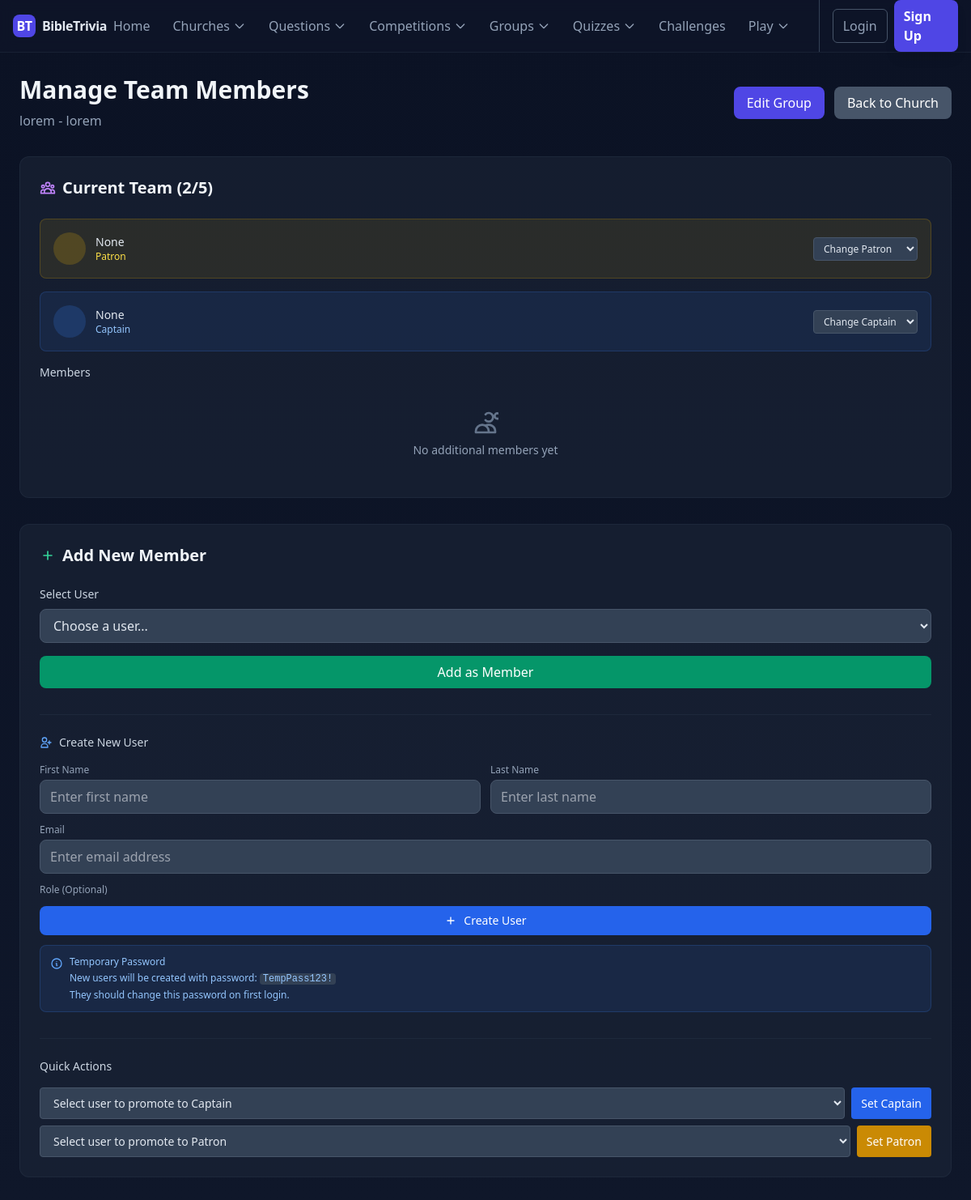
The page /groups/2/members/ on the database its author committed.
### home/models.py (models this page shows, shortened)
class TimeStampedModel(models.Model):
    created_at = models.DateTimeField(auto_now_add=True)
    updated_at = models.DateTimeField(auto_now=True)
    class Meta:
        abstract = True

class TriviaGroup(TimeStampedModel):
    category = [
        ('Adults', 'Adults'),
        ('Youth', 'Youth'),
        ('Children', 'Children'),
        ('Senior', 'Senior'),
        ('Junior', 'Junior'),
        ('Teens', 'Teens'),
    ]
    uuid = models.UUIDField(default=uuid.uuid4, unique=True, editable=False)
    name = models.CharField(max_length=255)
    slug = models.SlugField(max_length=255, unique=True, blank=True)
    category = models.CharField(max_length=20, choices=category)
    church = models.ForeignKey(
        Church,
        on_delete=models.CASCADE,
        related_name='trivia_groups'
    )
    description = models.TextField(blank=True, null=True)
    max_members = models.PositiveIntegerField(default=5)
    is_active = models.BooleanField(default=True)
    patron = models.ForeignKey(settings.AUTH_USER_MODEL, on_delete=models.CASCADE, related_name='patroned_groups')
    captain = models.ForeignKey(settings.AUTH_USER_MODEL, on_delete=models.CASCADE, related_name='captained_groups')
    members = models.ManyToManyField(settings.AUTH_USER_MODEL, related_name='trivia_groups')
    total_competitions = models.PositiveIntegerField(default=0)
    wins = models.PositiveIntegerField(default=0)
    total_points = models.PositiveIntegerField(default=0)
    average_score = models.DecimalField(max_digits=5, decimal_places=2, default=0.00)
    class Meta:
        ordering = ['church__name', 'name']
        unique_together = ['church', 'name']
        indexes = [
            models.Index(fields=["slug"]),
            models.Index(fields=["church", "is_active"]),
            models.Index(fields=["category"]),
        ]
        verbose_name = "Trivia Group"
        verbose_name_plural = "Trivia Groups"

class Church(TimeStampedModel):
    uuid = models.UUIDField(default=uuid.uuid4,unique=True, editable=False)
    name = models.CharField(max_length=255, unique=True)
    slug = models.SlugField(max_length=255, unique=True, blank=True)
    category = models.ForeignKey(
        ChurchCategory,
        on_delete=models.PROTECT,
        related_name='churches'
    )
    address = models.CharField(max_length=255, blank=True)
    city = models.CharField(max_length=100, blank=True)
    location = models.CharField(max_length=100, blank=True)
    country = models.CharField(max_length=100, default='Kenya')
    contact_email = models.EmailField(blank=True, null=True)
    phone_number = models.CharField(max_length=100, blank=True, null=True)
    website = models.URLField(blank=True, null=True)
    logo = models.ImageField(upload_to='church_logos/', blank=True, null=True)
    established_year = models.PositiveIntegerField(blank=True, null=True)
    manager = models.ForeignKey(
        settings.AUTH_USER_MODEL,
        on_delete=models.CASCADE,
        related_name='managed_churches',
        help_text='User who manages/created this church'
    )
    is_active = models.BooleanField(default=True)
    class Meta:
        ordering = ['name']
        indexes = [
            models.Index(fields=["slug"]),
            models.Index(fields=["is_active"]),
        ]

### users/models.py (models this page shows, shortened)
class MyUser(AbstractUser):
    email = models.EmailField(_('email address'), max_length=50, unique=True)
    username = None
    ROLE_CHOICES = [
        ('Admin', 'Admin'),
        ('Supervisor', 'Supervisor'),
        ('Patron', 'Patron'),
        ('Member', 'Member'),
    ]
    role = models.CharField(
        _('Role'),
        max_length=20,
        choices=ROLE_CHOICES,
        default='Member',
        help_text=_('User role in the system')
    )
    USERNAME_FIELD = 'email'
    REQUIRED_FIELDS = []
    objects = MyUserManager()
    groups = models.ManyToManyField(
        'auth.Group',
        related_name='myuser_groups',  # Unique related_name
        blank=True,
        help_text=_('The groups this user belongs to. A user will get all permissions granted to each of their groups.')
    )
    user_permissions = models.ManyToManyField(
        'auth.Permission',
        related_name='myuser_permissions',  # Unique related_name
        blank=True,
        help_text=_('Specific permissions for this user.')
    )

### home/views.py (the view, shortened to what this page needs)
# urls.py: path('groups/<int:pk>/members/', TriviaGroupMemberManageView.as_view(), name='group_member_manage'),
class TriviaGroupMemberManageView(DetailView):
    model = TriviaGroup
    template_name = 'home/group_member_manage.html'
    context_object_name = 'group'
    def get_context_data(self, **kwargs):
        context = super().get_context_data(**kwargs)
        context['available_users'] = MyUser.objects.exclude(
            id__in=self.object.members.values_list('id', flat=True)
        ).exclude(id=self.object.patron.id).exclude(id=self.object.captain.id)
        context['user_creation_form'] = QuickUserCreationForm()
        return context

### home/templates/home/group_member_manage.html (shortened to what this page needs)
{% extends 'base.html' %}
{% block content %}
<div class="max-w-6xl mx-auto">
    <div class="mb-8">
        <div class="flex items-center justify-between">
            <div>
                <h1 class="text-3xl font-bold text-slate-100 mb-2">Manage Team Members</h1>
                <p class="text-slate-400">{{ group.name }} - {{ group.church.name }}</p>
            </div>
            <div class="flex gap-3">
                <a href="{% url 'group_update' pk=group.pk %}" class="bg-indigo-600 hover:bg-indigo-700 text-white px-4 py-2 rounded-lg font-medium transition-colors">
                    Edit Group
                </a>
                <a href="{% url 'church-detail' slug=group.church.slug %}" class="bg-slate-600 hover:bg-slate-700 text-white px-4 py-2 rounded-lg font-medium transition-colors">
                    Back to Church
                </a>
            </div>
        </div>
    </div>
    <div class="space-y-8">
        <div class="bg-slate-800/50 rounded-xl p-6 border border-slate-700/30">
            <h2 class="text-xl font-semibold text-slate-100 mb-6 flex items-center gap-2">
                Current Team ({{ group.members.count|add:2 }}/{{ group.max_members|default:"∞" }})
            </h2>
            <div class="mb-4 p-4 bg-yellow-500/10 rounded-lg border border-yellow-500/20">
                <div class="flex items-center justify-between">
                    <div class="flex items-center gap-3">
                        <div class="w-10 h-10 bg-yellow-500/20 rounded-full flex items-center justify-center">
                        </div>
                        <div>
                            <div class="text-sm font-medium text-slate-200">{{ group.patron.get_full_name|default:group.patron.username }}</div>
                            <div class="text-xs text-yellow-300">Patron</div>
                        </div>
                    </div>
                    <form method="post" class="inline">
                        <select name="user_id" onchange="this.form.submit()" class="bg-slate-700 text-slate-200 text-xs px-2 py-1 rounded border border-slate-600">
                            <option value="">Change Patron</option>
                        </select>
                    </form>
                </div>
            </div>
            <div class="mb-4 p-4 bg-blue-500/10 rounded-lg border border-blue-500/20">
                <div class="flex items-center justify-between">
                    <div class="flex items-center gap-3">
                        <div class="w-10 h-10 bg-blue-500/20 rounded-full flex items-center justify-center">
                        </div>
                        <div>
                            <div class="text-sm font-medium text-slate-200">{{ group.captain.get_full_name|default:group.captain.username }}</div>
                            <div class="text-xs text-blue-300">Captain</div>
                        </div>
                    </div>
                    <form method="post" class="inline">
                        <select name="user_id" onchange="this.form.submit()" class="bg-slate-700 text-slate-200 text-xs px-2 py-1 rounded border border-slate-600">
                            <option value="">Change Captain</option>
                        </select>
                    </form>
                </div>
            </div>
            <div class="space-y-2">
                <h3 class="text-sm font-medium text-slate-300 mb-3">Members</h3>
                {% for member in group.members.all %}
                    <div class="flex items-center justify-between p-3 bg-slate-700/30 rounded-lg">
                        <div class="flex items-center gap-3">
                            <div class="w-8 h-8 bg-green-500/20 rounded-full flex items-center justify-center">
                                <span class="text-xs font-semibold text-green-300">
                                    {{ member.first_name|first|upper }}{{ member.last_name|first|upper }}
                                </span>
                            </div>
                            <span class="text-sm text-slate-200">{{ member.get_full_name|default:member.username }}</span>
                        </div>
                        <form method="post" class="inline">
                            {% csrf_token %}
                            <input type="hidden" name="action" value="remove_member">
                            <input type="hidden" name="user_id" value="{{ member.id }}">
                            <button type="submit" class="text-red-400 hover:text-red-300 text-xs">Remove</button>
                        </form>
                    </div>
                {% empty %}
                    <div class="text-center py-6 text-slate-400">
                        <svg class="w-8 h-8 mx-auto mb-2 text-slate-500" fill="none" stroke="currentColor" viewBox="0 0 24 24">
                            <path stroke-linecap="round" stroke-linejoin="round" stroke-width="2" d="M12 4.354a4 4 0 110 5.292M15 21H3v-1a6 6 0 0112 0v1zm0 0h6v-1a6 6 0 00-9-5.197m13.5-9a2.5 2.5 0 11-5 0 2.5 2.5 0 015 0z"></path>
                        </svg>
                        <p class="text-sm">No additional members yet</p>
                    </div>
                {% endfor %}
            </div>
        </div>
        <div class="bg-slate-800/50 rounded-xl p-6 border border-slate-700/30">
            <h2 class="text-xl font-semibold text-slate-100 mb-6 flex items-center gap-2">
                <svg class="w-5 h-5 text-emerald-400" fill="none" stroke="currentColor" viewBox="0 0 24 24">
                    <path stroke-linecap="round" stroke-linejoin="round" stroke-width="2" d="M12 6v6m0 0v6m0-6h6m-6 0H6"></path>
                </svg>
                Add New Member
            </h2>
            {% if available_users %}
                <form method="post" class="space-y-4">
                    <div>
                        <label class="block text-sm font-medium text-slate-300 mb-2">Select User</label>
                        <select name="user_id" required class="w-full bg-slate-700 text-slate-200 px-3 py-2 rounded-lg border border-slate-600 focus:border-emerald-500 focus:ring-1 focus:ring-emerald-500">
                            <option value="">Choose a user...</option>
                        </select>
                    </div>
                    <button type="submit" class="w-full bg-emerald-600 hover:bg-emerald-700 text-white py-2 px-4 rounded-lg font-medium transition-colors">
                        Add as Member
                    </button>
                </form>
            {% endif %}
            <div class="mt-8 pt-6 border-t border-slate-700/30">
                <h3 class="text-sm font-medium text-slate-300 mb-4 flex items-center gap-2">
                    <svg class="w-4 h-4 text-blue-400" fill="none" stroke="currentColor" viewBox="0 0 24 24">
                        <path stroke-linecap="round" stroke-linejoin="round" stroke-width="2" d="M18 9v3m0 0v3m0-3h3m-3 0h-3m-2-5a4 4 0 11-8 0 4 4 0 018 0zM3 20a6 6 0 0112 0v1H3v-1z"/>
                    </svg>
                    Create New User
                </h3>
                <form method="post" class="space-y-3">
                    <div class="grid grid-cols-2 gap-3">
                        <div>
                            <label class="block text-xs font-medium text-slate-400 mb-1">First Name</label>
                            {{ user_creation_form.first_name }}
                        </div>
                        <div>
                            <label class="block text-xs font-medium text-slate-400 mb-1">Last Name</label>
                            {{ user_creation_form.last_name }}
                        </div>
                    </div>
                    <div>
                        <label class="block text-xs font-medium text-slate-400 mb-1">Email</label>
                        {{ user_creation_form.email }}
                    </div>
                    <div>
                        <label class="block text-xs font-medium text-slate-400 mb-1">Role (Optional)</label>
                    </div>
                    <button type="submit" class="w-full bg-blue-600 hover:bg-blue-700 text-white py-2 px-4 rounded-lg font-medium transition-colors text-sm flex items-center justify-center gap-2">
                        <svg class="w-4 h-4" fill="none" stroke="currentColor" viewBox="0 0 24 24">
                            <path stroke-linecap="round" stroke-linejoin="round" stroke-width="2" d="M12 6v6m0 0v6m0-6h6m-6 0H6"/>
                        </svg>
                        Create User
                    </button>
                    <div class="bg-blue-500/10 border border-blue-500/20 rounded-lg p-3">
                        <div class="flex items-start gap-2">
                            <svg class="w-4 h-4 text-blue-400 mt-0.5 flex-shrink-0" fill="none" stroke="currentColor" viewBox="0 0 24 24">
                                <path stroke-linecap="round" stroke-linejoin="round" stroke-width="2" d="M13 16h-1v-4h-1m1-4h.01M21 12a9 9 0 11-18 0 9 9 0 0118 0z"/>
                            </svg>
                            <div class="text-xs text-blue-300">
                                <p class="font-medium mb-1">Temporary Password</p>
                                <p>New users will be created with password: <code class="bg-slate-700 px-1 rounded">TempPass123!</code></p>
                                <p class="mt-1">They should change this password on first login.</p>
                            </div>
                        </div>
                    </div>
                </form>
            </div>
            <div class="mt-8 pt-6 border-t border-slate-700/30">
                <h3 class="text-sm font-medium text-slate-300 mb-4">Quick Actions</h3>
                <div class="space-y-2">
                    <form method="post" class="inline-block w-full">
                        <div class="flex gap-2">
                            <select name="user_id" class="flex-1 bg-slate-700 text-slate-200 text-sm px-3 py-2 rounded border border-slate-600">
                                <option value="">Select user to promote to Captain</option>
                            </select>
                            <button type="submit" class="bg-blue-600 hover:bg-blue-700 text-white px-3 py-2 rounded text-sm font-medium transition-colors">
                                Set Captain
                            </button>
                        </div>
                    </form>
                    <form method="post" class="inline-block w-full">
                        <div class="flex gap-2">
                            <select name="user_id" class="flex-1 bg-slate-700 text-slate-200 text-sm px-3 py-2 rounded border border-slate-600">
                                <option value="">Select user to promote to Patron</option>
                            </select>
                            <button type="submit" class="bg-yellow-600 hover:bg-yellow-700 text-white px-3 py-2 rounded text-sm font-medium transition-colors">
                                Set Patron
                            </button>
                        </div>
                    </form>
                </div>
            </div>
        </div>
    </div>
</div>
{% endblock %}

### rows shown on the page
TriviaGroup: name "lorem", church.name "lorem", members.count|add "2", max_members "5", patron.get_full_name "None", captain.get_full_name "None"
